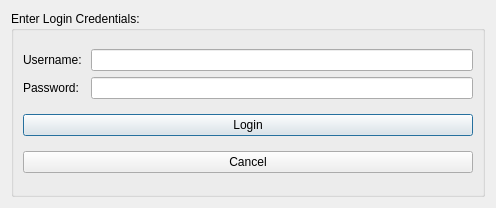
<?xml version="1.0" encoding="UTF-8"?>
<ui version="4.0">
 <class>loginpage</class>
 <widget class="QDialog" name="loginpage">
  <property name="geometry">
   <rect>
    <x>0</x>
    <y>0</y>
    <width>496</width>
    <height>208</height>
   </rect>
  </property>
  <property name="windowTitle">
   <string>Dialog</string>
  </property>
  <layout class="QGridLayout" name="gridLayout_2">
   <item row="0" column="0">
    <widget class="QGroupBox" name="groupBox">
     <property name="title">
      <string>Enter Login Credentials:</string>
     </property>
     <layout class="QGridLayout" name="gridLayout">
      <item row="0" column="0">
       <layout class="QHBoxLayout" name="horizontalLayout">
        <item>
         <layout class="QVBoxLayout" name="verticalLayout">
          <item>
           <widget class="QLabel" name="label">
            <property name="text">
             <string>Username: </string>
            </property>
           </widget>
          </item>
          <item>
           <widget class="QLabel" name="label_2">
            <property name="text">
             <string>Password: </string>
            </property>
           </widget>
          </item>
         </layout>
        </item>
        <item>
         <layout class="QVBoxLayout" name="verticalLayout_2">
          <item>
           <widget class="QLineEdit" name="lineEdit_Username"/>
          </item>
          <item>
           <widget class="QLineEdit" name="lineEdit_password"/>
          </item>
         </layout>
        </item>
       </layout>
      </item>
      <item row="1" column="0">
       <widget class="QPushButton" name="pushButton_login">
        <property name="text">
         <string>Login</string>
        </property>
       </widget>
      </item>
      <item row="2" column="0">
       <widget class="QPushButton" name="pushButton_cancel">
        <property name="text">
         <string>Cancel</string>
        </property>
       </widget>
      </item>
     </layout>
    </widget>
   </item>
  </layout>
 </widget>
 <resources/>
 <connections/>
</ui>
